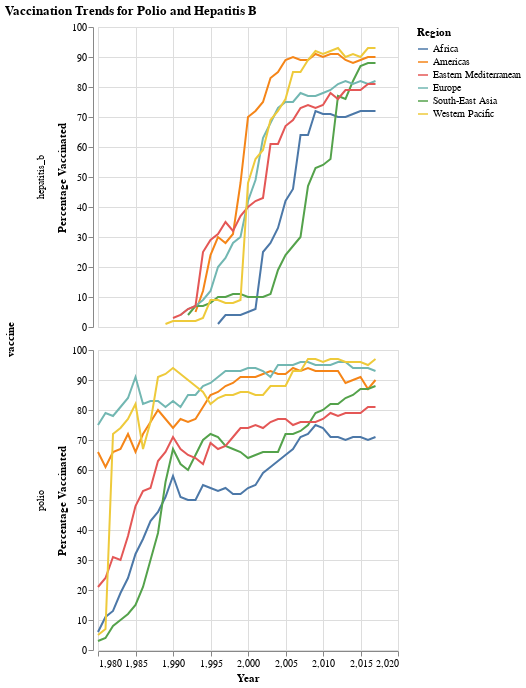

The cell this chart's notebook holds for it:
### Code cell
"""
Task 8: Use Facet to arrange the same two plots vertically
"""
vertical_world = alt.Chart(world_vaccination).mark_line().encode(
    x=alt.X('yr:Q', title='Year'),
    y=alt.Y('pct_vaccinated:Q', title='Percentage Vaccinated'),
    color=alt.Color('who_region:N', title='Region'),
    tooltip=['who_region', 'yr', 'pct_vaccinated']
).facet(
    row='vaccine:N'
).properties(
    title='Vaccination Trends for Polio and Hepatitis B'
)

vertical_world

### Figure 1 — Vega-Lite specification as saved in the notebook (floating-point values rounded to 4 significant figures; data arrays with more than 128 entries replaced by an {"elided": "..."} marker saying what was removed)
{"config": {"view": {"continuousWidth": 300, "continuousHeight": 300}}, "data": {"name": "data-7a55e572408cc36cdca53be021260944"}, "facet": {"row": {"field": "vaccine", "type": "nominal"}}, "spec": {"mark": {"type": "line"}, "encoding": {"color": {"field": "who_region", "title": "Region", "type": "nominal"}, "tooltip": [{"field": "who_region", "type": "nominal"}, {"field": "yr", "type": "quantitative"}, {"field": "pct_vaccinated", "type": "quantitative"}], "x": {"field": "yr", "title": "Year", "type": "quantitative"}, "y": {"field": "pct_vaccinated", "title": "Percentage Vaccinated", "type": "quantitative"}}}, "title": "Vaccination Trends for Polio and Hepatitis B", "$schema": "https://vega.github.io/schema/vega-lite/v5.20.1.json", "datasets": {"data-7a55e572408cc36cdca53be021260944": {"elided": "402 records"}}}
